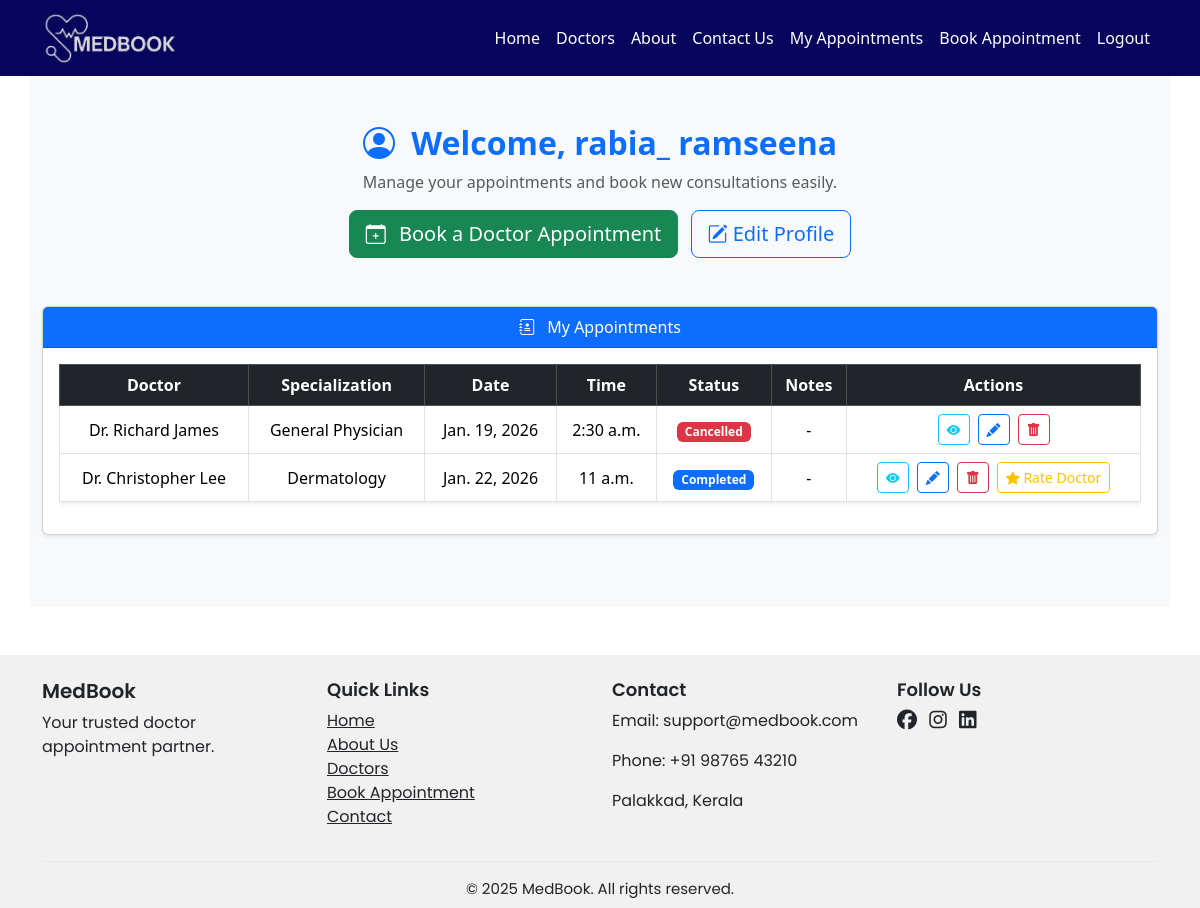
Page /patient/dashboard/ (signed in) on the committed database.
### accounts/models.py (models this page shows, shortened)
class User(AbstractUser):
    ROLE_CHOICES = (
        ('PATIENT', 'Patient'),
        ('DOCTOR', 'Doctor'),
        ('ADMIN', 'Admin'),
    )
    role = models.CharField(max_length=10, choices=ROLE_CHOICES, default='PATIENT')
    email = models.EmailField(unique=True)
    is_verified = models.BooleanField(default=False)

class Appointment(models.Model):
    STATUS_CHOICES = [
        ("PENDING", "Pending"),
        ("CONFIRMED", "Confirmed"),
        ("COMPLETED", "Completed"),
        ("CANCELLED", "Cancelled"),
    ]
    patient = models.ForeignKey(User, on_delete=models.CASCADE, related_name="appointments_as_patient")
    doctor = models.ForeignKey(DoctorProfile, on_delete=models.CASCADE, related_name="appointments_as_doctor")
    date = models.DateField()
    time = models.TimeField()
    status = models.CharField(max_length=20, choices=STATUS_CHOICES, default="PENDING")
    notes = models.TextField(blank=True)
    created_at = models.DateTimeField(auto_now_add=True)

class DoctorProfile(models.Model):
    user = models.OneToOneField(User, on_delete=models.CASCADE)
    specialization = models.CharField(max_length=100)
    consultation_fee = models.DecimalField(max_digits=6, decimal_places=2)
    is_approved = models.BooleanField(default=False)
    image = models.ImageField(upload_to="doctors/", blank=True, null=True)

### accounts/views.py (the view)
# urls.py: path("patient/dashboard/", views.patient_dashboard, name="patient_dashboard"),
def patient_dashboard(request):
    appointments = Appointment.objects.filter(patient=request.user).order_by("-created_at")
    return render(request, "patient_dashboard.html", {"appointments": appointments})

### accounts/templates/patient_dashboard.html (shortened to what this page needs)
{% extends 'base.html' %}
{% block content %}
<div class="container py-5" style="background-color:#f8f9fa;">
  <div class="text-center mb-5">
    <h2 class="fw-bold text-primary">
      <i class="bi bi-person-circle me-2"></i>
      Welcome, {{ request.user.get_full_name|default:request.user.username }}
    </h2>
    <p class="text-muted">Manage your appointments and book new consultations easily.</p>
    <div class="mt-3">
      <a href="{% url 'accounts:speciality_list' %}" class="btn btn-success btn-lg me-2">
        <i class="bi bi-calendar-plus me-2"></i> Book a Doctor Appointment
      </a>
      <a href="{% url 'accounts:edit_patient_profile' %}" class="btn btn-outline-primary btn-lg">
        <i class="bi bi-pencil-square"></i> Edit Profile
      </a>
    </div>
  </div>
  <div class="card shadow-sm mb-4">
    <div class="card-header bg-primary text-white text-center">
      <i class="bi bi-journal-medical me-2"></i> My Appointments
    </div>
    <div class="card-body">
      <div class="table-responsive">
        <table class="table table-bordered table-hover shadow-sm align-middle">
          <thead class="table-dark text-center">
            <tr>
              <th>Doctor</th>
              <th>Specialization</th>
              <th>Date</th>
              <th>Time</th>
              <th>Status</th>
              <th>Notes</th>
              <th>Actions</th>
              </tr>
          </thead>
          <tbody>
            {% for appointment in appointments %}
              <tr class="text-center">
                <td>Dr. {{ appointment.doctor.user.get_full_name }}</td>
                <td>{{ appointment.doctor.specialization }}</td>
                <td>{{ appointment.date }}</td>
                <td>{{ appointment.time }}</td>
                <td>
                  {% if appointment.status == "CONFIRMED" %}
                    <span class="badge bg-success">Confirmed</span>
                  {% elif appointment.status == "PENDING" %}
                    <span class="badge bg-warning text-dark">Pending</span>
                  {% elif appointment.status == "CANCELLED" %}
                    <span class="badge bg-danger">Cancelled</span>
                  {% elif appointment.status == "COMPLETED" %}
                    <span class="badge bg-primary">Completed</span>
                  {% else %}
                    <span class="badge bg-secondary">{{ appointment.status }}</span>
                  {% endif %}
                </td>
                <td>{{ appointment.notes|default:"-" }}</td>
                <td>
                  <div class="d-flex justify-content-center gap-2">
                    <a href="{% url 'accounts:appointment_detail' appointment.id %}" class="btn btn-sm btn-outline-info">
                      <i class="bi bi-eye-fill"></i>
                    </a>
                    <a href="{% url 'accounts:edit_appointment' appointment.id %}" class="btn btn-sm btn-outline-primary">
                      <i class="bi bi-pencil-fill"></i>
                    </a>
                    <form method="post" action="{% url 'accounts:delete_appointment' appointment.id %}" class="d-inline">
                      <button type="submit" class="btn btn-sm btn-outline-danger">
                        <i class="bi bi-trash-fill"></i>
                      </button>
                    </form>
                    {% if appointment.status == "COMPLETED" %}
                      <a href="{% url 'accounts:rate_doctor' appointment.doctor.id %}" class="btn btn-sm btn-outline-warning">
                        <i class="bi bi-star-fill"></i> Rate Doctor
                      </a>
                    {% endif %}
                  </div>
                </td>
              </tr>
            {% endfor %}
          </tbody>
        </table>
      </div>
    </div>
  </div>
</div>
{% endblock %}

### accounts/templates/base.html (shortened to what this page needs)
{% load static %}
<!DOCTYPE html>
<html lang="en">
<head>
  <link href="https://cdn.jsdelivr.net/npm/bootstrap@5.3.2/dist/css/bootstrap.min.css" rel="stylesheet">
   <link rel="stylesheet" href="https://cdnjs.cloudflare.com/ajax/libs/font-awesome/6.5.1/css/all.min.css">
  <link rel="stylesheet" href="{% static 'images/css/style.css' %}">
  <link href="https://cdn.jsdelivr.net/npm/bootstrap@5.3.2/dist/css/bootstrap.min.css" rel="stylesheet">
<link rel="stylesheet" href="https://cdn.jsdelivr.net/npm/bootstrap-icons@1.10.5/font/bootstrap-icons.css">
</head>
<body>
  <nav class="navbar navbar-expand-lg navbar-custom">
    <div class="container">
      <a class="navbar-brand fw-bold" href="/">
      <img src="{% static 'images/Clinics_Logo.png' %}" alt="MedBook Logo" height="50" class="me-2">
      </a>
      <div class="collapse navbar-collapse" id="navbarNav">
        <ul class="navbar-nav ms-auto">
  <li class="nav-item"><a class="nav-link" href="/">Home</a></li>
 <li class="nav-item"><a class="nav-link" href="{% url 'accounts:speciality_list' %}">Doctors</a></li>
  <li class="nav-item"><a class="nav-link" href="{% url 'accounts:about' %}">About</a></li>
  <li class="nav-item"><a class="nav-link" href="{% url 'accounts:contact' %}">Contact Us</a></li>
  {% if user.is_authenticated %}
    {% if user.role == "DOCTOR" %}
      <li class="nav-item"><a class="nav-link" href="{% url 'accounts:doctor_dashboard' %}">Doctor Dashboard</a></li>
    {% elif user.role == "PATIENT" %}
      <li class="nav-item"><a class="nav-link" href="{% url 'accounts:patient_dashboard' %}">My Appointments</a></li>
      <li class="nav-item"><a class="nav-link" href="{% url 'accounts:book_appointment' %}">Book Appointment</a></li>
    {% endif %}
    <li class="nav-item"><a class="nav-link" href="{% url 'accounts:logout' %}">Logout</a></li>
  {% endif %}
</ul>
      </div>
    </div>
  </nav>
    {% block content %}{% endblock %}
  <footer class="pt-4 pb-2 mt-5 text-dark"
        style="background-color:#f1f1f1; font-family: 'Poppins', sans-serif; font-size: 16px;">
  <div class="container">
    <div class="row">
      <div class="col-md-3">
        <h5 style="font-size: 20px; font-weight:600;">MedBook</h5>
        <p>Your trusted doctor appointment partner.</p>
      </div>
      <div class="col-md-3">
        <h5 style="font-size: 18px; font-weight:600;">Quick Links</h5>
        <ul class="list-unstyled">
          <li><a href="/" class="text-dark">Home</a></li>
          <li><a href="/about" class="text-dark">About Us</a></li>
          <li><a href="/doctors" class="text-dark">Doctors</a></li>
          <li><a href="/appointments" class="text-dark">Book Appointment</a></li>
          <li><a href="/contact" class="text-dark">Contact</a></li>
        </ul>
      </div>
      <div class="col-md-3">
        <h5 style="font-size: 18px; font-weight:600;">Contact</h5>
        <p>Email: support@medbook.com</p>
        <p>Phone: +91 98765 43210</p>
        <p>Palakkad, Kerala</p>
      </div>
      <div class="col-md-3">
        <h5 style="font-size: 18px; font-weight:600;">Follow Us</h5>
        <a href="#" class="text-dark me-2"><i class="fab fa-facebook fa-lg"></i></a>
        <a href="#" class="text-dark me-2"><i class="fab fa-instagram fa-lg"></i></a>
        <a href="#" class="text-dark"><i class="fab fa-linkedin fa-lg"></i></a>
      </div>
    </div>
    <hr style="border-color:#ccc;">
    <p class="text-center mb-0" style="font-size: 15px;">&copy; 2025 MedBook. All rights reserved.</p>
  </div>
</footer>
</body>
</html>

### accounts/templates/base.html (style rules this page uses)
.navbar-custom { background-color:rgb(7, 4, 92); }
.navbar-custom .navbar-brand, .navbar-custom .nav-link { color: #fff; }
.navbar-brand img { max-height: 50px; width: auto; display: inline-block; vertical-align: middle; }

### rows in the picture
User: user.get_full_name "rabia_ ramseena"
Appointment: doctor.user.get_full_name "Richard James", doctor.specialization "General Physician", date "Jan. 19, 2026", time "2:30 a.m.", status "Cancelled", notes "-"
Appointment: doctor.user.get_full_name "Christopher Lee", doctor.specialization "Dermatology", date "Jan. 22, 2026", time "11 a.m.", status "Completed", notes "-"
